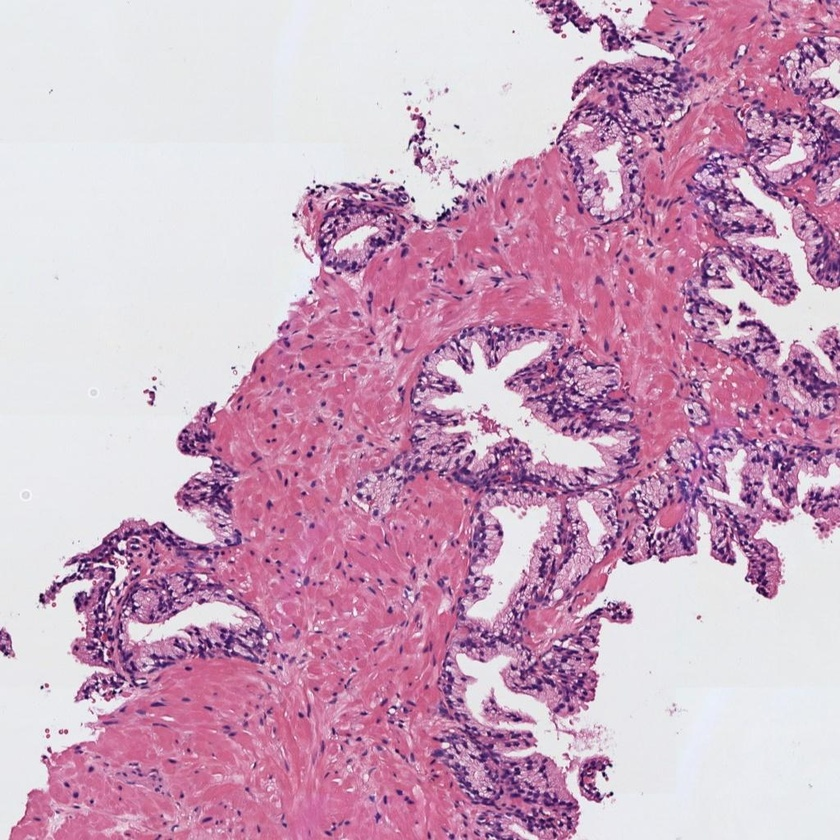
#> input picture img/histo_1.jpg, 840 x 840 px, shrunk from 1024 x 1024 before the run
$ jupyter execute examenPractico.ipynb
#> lines starting #> are read from the running program, lines starting #| are printed output that depends on the picture; after the words box and inside, x2 and y2 are one past the last pixel; in counts of white or black regions, pixels touching at a corner belong together
## Exámen Práctico - Segundo Parcial

*Lesly Noemi Becerra Campaña*

#### 0) Cargar una de las imágenes histológicas

[cell 1]
from skimage import io
import numpy as np
import cv2
import matplotlib.pyplot as plt
# Utilizar la librería skimage.io para leer la imagen 'histo_x.jpg' en formato RGB.
imagen1 = io.imread('img/histo_1.jpg')
#> imagen1 is the input picture: shape (840, 840, 3); mean R, G, B 205, 166.3, 191.6
rgb = imagen1.copy()
# Normalizar la imagen para que los píxeles se encuentren en el rango [0, 1]
img_normalizada = rgb.astype('float') / 255
# Visualizar la imagen
plt.imshow(img_normalizada)
plt.title('Imagen normalizada')
plt.show()

#### 1) Realizar una transformación de color para convertir la imagen al espacio de color CMYK

[cell 2]
R, G, B = img_normalizada[:,:,0], img_normalizada[:,:,1], img_normalizada[:,:,2]
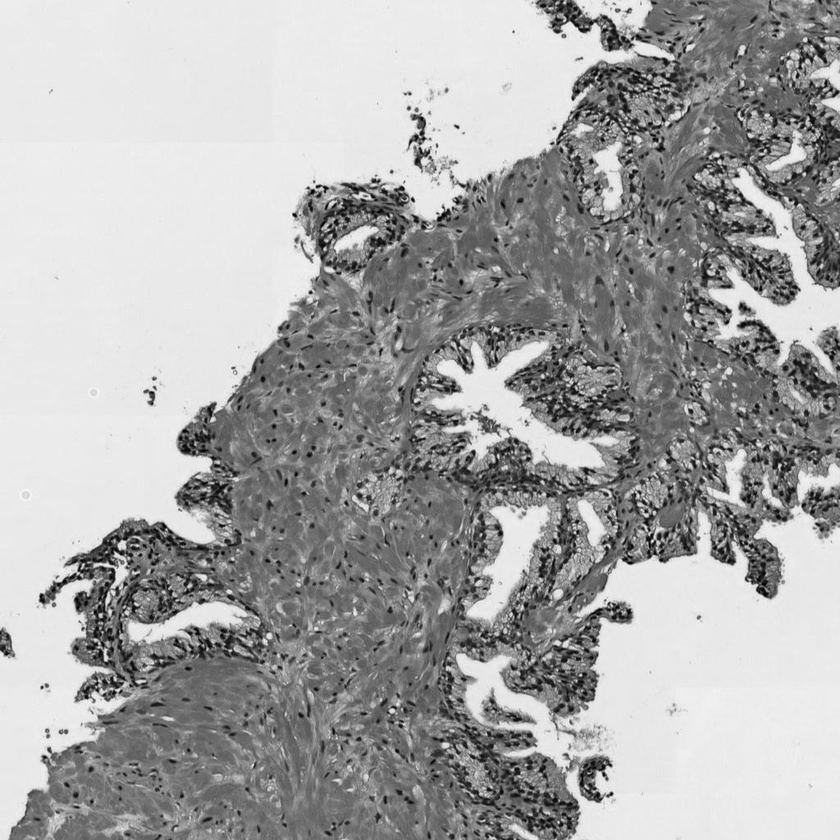
#> G: shape (840, 840) float64; min 0, max 0.973, mean 0.652
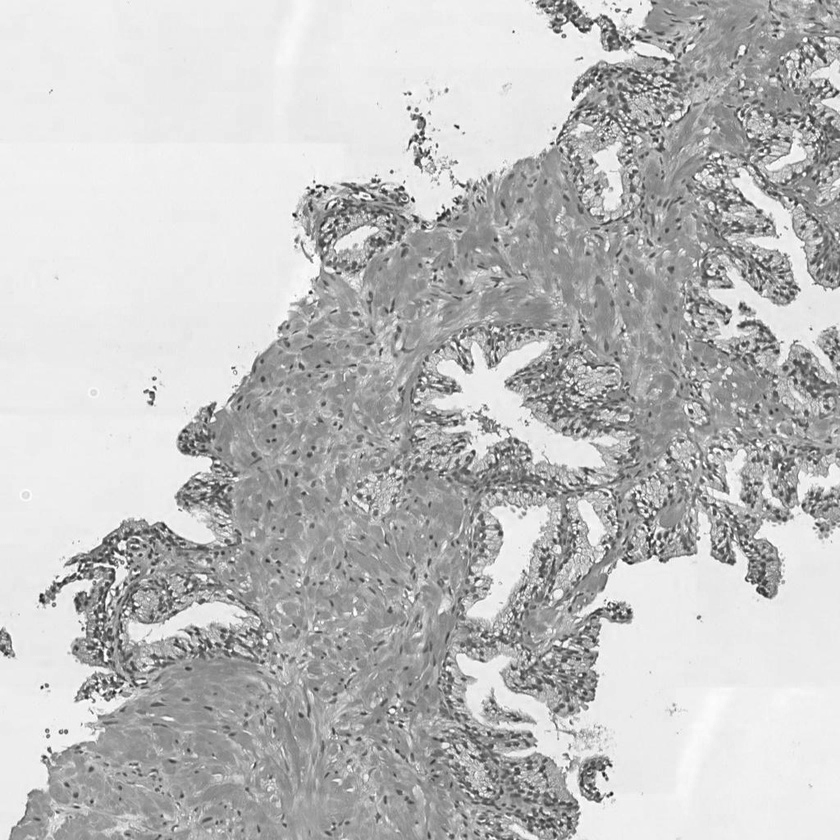
#> B: shape (840, 840) float64; min 0.0863, max 1, mean 0.751

K = 1 - np.max(img_normalizada, axis=2)
#Tambien podría utilizar np.where: M = np.where(K < 1, (1 - G_prima - K) / (1 - K), 0)
C = (1 - R - K) / (1 - K + 1e-8)
M = (1 - G - K) / (1 - K + 1e-8)
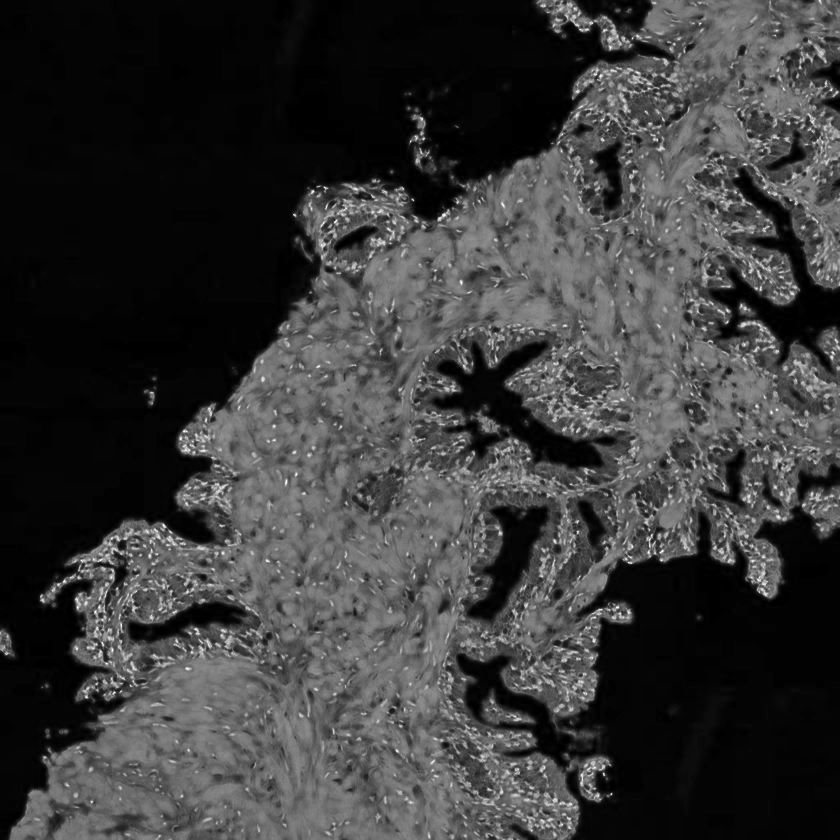
#> M: shape (840, 840) float64; min 0, max 1, mean 0.229
Y = (1 - B - K) / (1 - K + 1e-8)
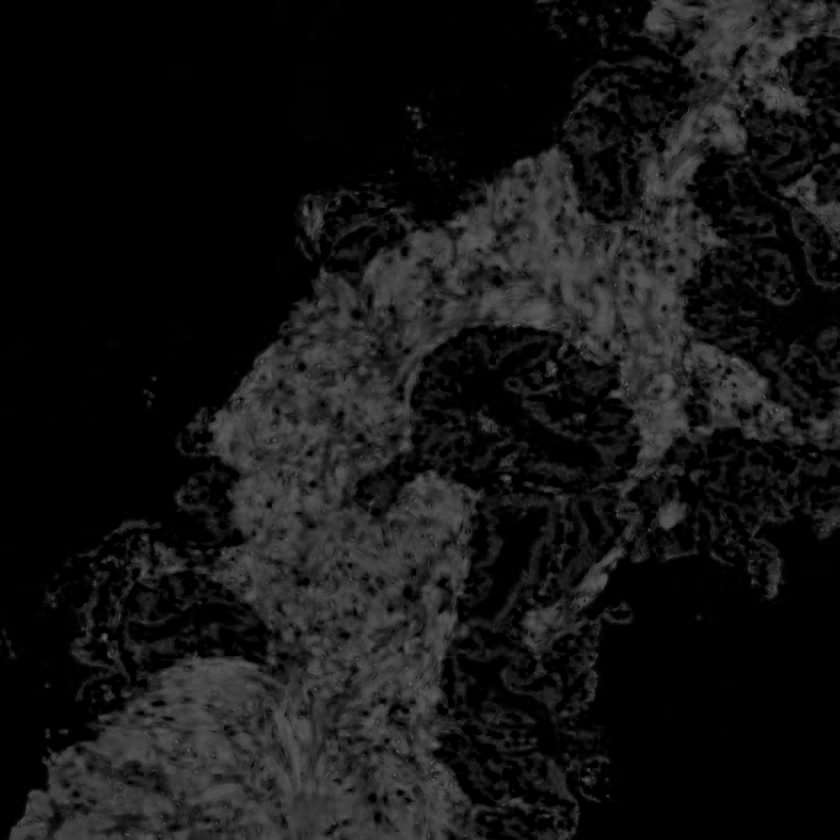
#> Y: shape (840, 840) float64; min 0, max 0.433, mean 0.08

fig, axes = plt.subplots(1, 4, figsize=(16, 4))
axes[0].imshow(C, cmap='gray')
axes[0].set_title('C (Cian)')

axes[1].imshow(M, cmap='gray')
axes[1].set_title('M (Magenta)')

axes[2].imshow(Y, cmap='gray')
axes[2].set_title('Y (Amarillo)')

axes[3].imshow(K, cmap='gray')
axes[3].set_title('K (Negro)')

plt.show()

# Extraer la componente magenta de la imagen (que corresponde a la región tisular)
Magenta = M
# Visualizar la imagen del canal magenta
plt.figure(figsize=(6, 5))
plt.imshow(Magenta, cmap='gray')
plt.title('Componente Magenta — región tisular')
plt.show()

#### 2) Umbralizar la imagen para separar los píxeles del fondo de la región tisular

[cell 3]
# Aplicar un filtro gaussiano de tamaño 5x5 y después utilizar el método de Otsu de manera que
# los píxeles correspondientes al lumen y al background de la imagen sean 1s y el resto de los píxeles tengan un valor de 0.
# Nota: Recordar que el método de Otsu requiere como input una imagen en el rango [0-255] en formato "uint8".
M_float = np.clip(M, 0, 1)
M_uint8 = (M_float * 255).astype('uint8')

M_suavizado = cv2.GaussianBlur(M_uint8, (5, 5), 0)

# threshold_otsu analiza el histograma y devuelve el mejor umbral
t, mask = cv2.threshold(M_suavizado, 0, 1, cv2.THRESH_OTSU)
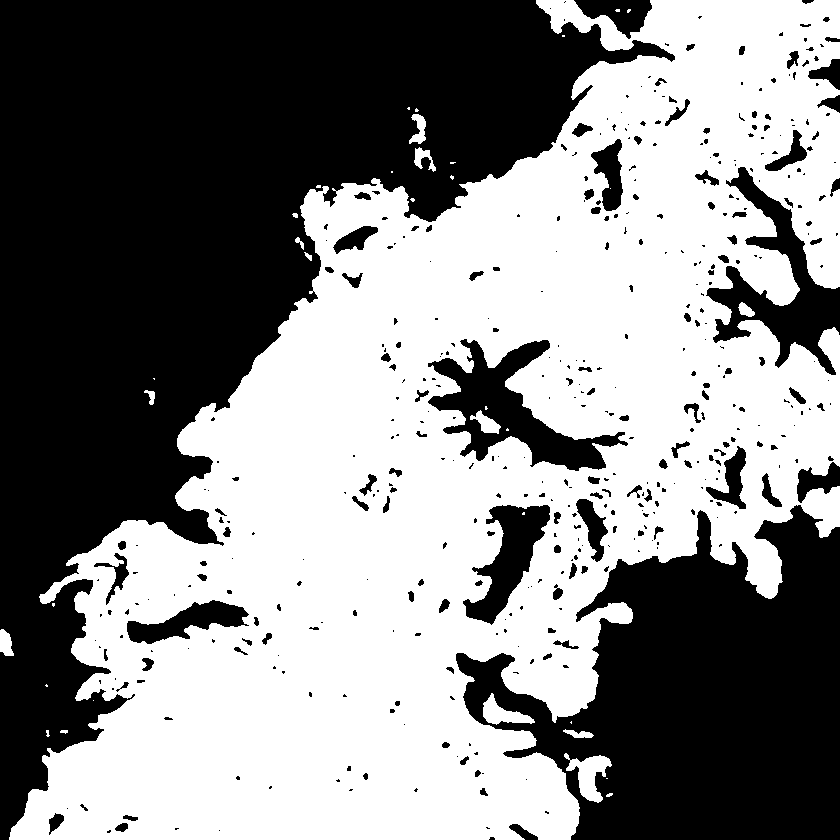
#> mask: shape (840, 840); values 0 (black) and 1 (white), 52.7% white; 446 black regions (301 under 20 px), largest, box (x1, y1, x2, y2) and area: (0, 0, 675, 840) 214966, (456, 505, 840, 840) 76846, (428, 339, 628, 471) 9196
#> t = 55
print(np.unique(mask))
#| [0 1]

# Visualizar la máscara resultante
plt.imshow(mask, cmap='gray')
plt.title(f'Umbral=({t})')
plt.axis('off')
plt.show()

#### 3) Limpiar la imagen eliminando los artefactos de lumen (objetos blancos pequeños que no son lúmenes)

[cell 4]
# Utilizar la librería skimage.morphology.remove_small_objects para eliminar aquellos objetos cuya área sea menor a 300 píxeles
# Más información en https://scikit-image.org/docs/dev/api/skimage.morphology.html#skimage.morphology.remove_small_objects
from skimage import morphology

# remove_small_objects necesita la máscara en formato booleano
mask_bool = mask.astype(bool)

mask_limpia = morphology.remove_small_objects(mask_bool, min_size=300)
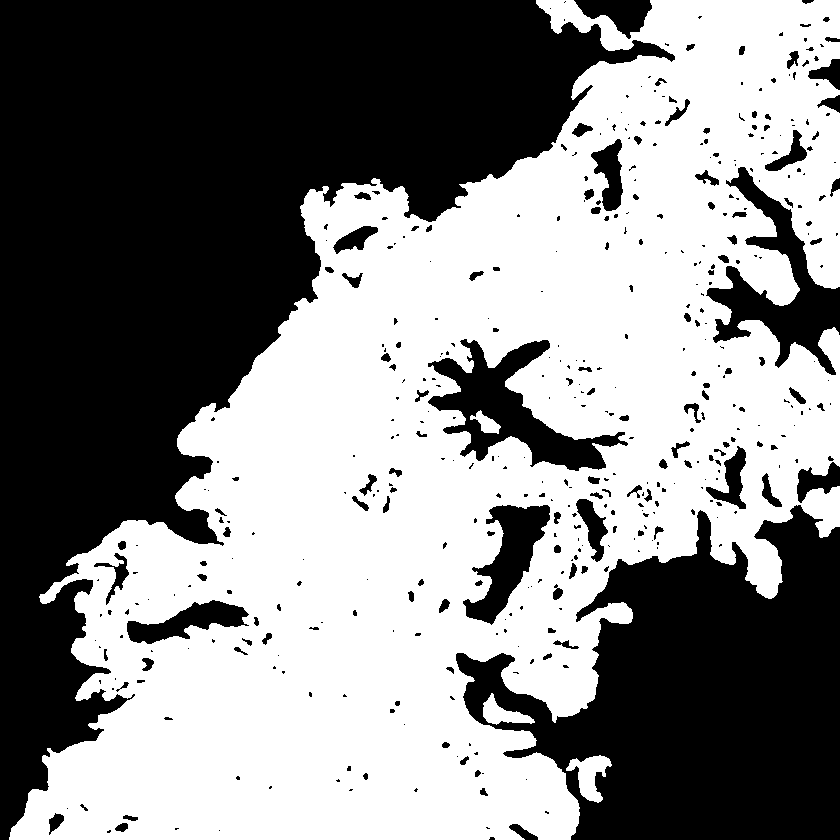
#> mask_limpia: shape (840, 840) bool; 52.5% white; 446 black regions (301 under 20 px), largest, box (x1, y1, x2, y2) and area: (0, 0, 675, 840) 216128, (456, 505, 840, 840) 77054, (428, 339, 628, 471) 9212

# Visualizaer la máscara resultante
fig, axes = plt.subplots(1, 2, figsize=(12, 5))

axes[0].imshow(mask, cmap='gray')
axes[0].set_title(f'Máscara original (Otsu t={t})')

axes[1].imshow(mask_limpia, cmap='gray')
axes[1].set_title('Máscara sin objetos menores a 300px')

plt.show()

$ run again, with img/histo_2.jpg copied over img/histo_1.jpg
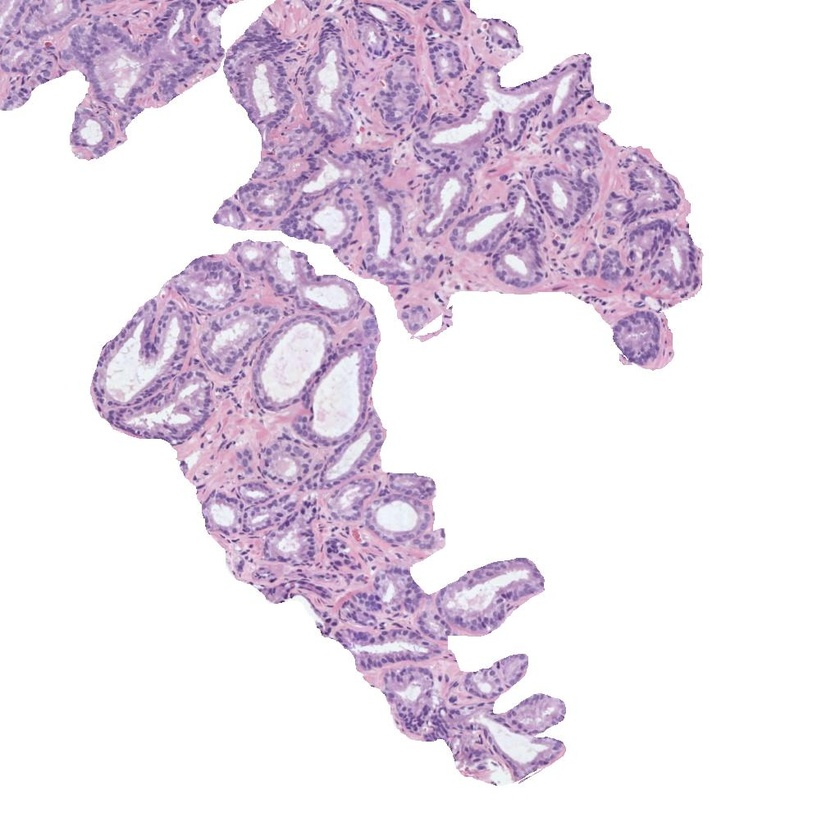
#> input picture img/histo_2.jpg, 840 x 840 px, shrunk from 1024 x 1024 before the run
#> imagen1 is the input picture: shape (840, 840, 3); mean R, G, B 233.3, 223.2, 234.9
#> `Y = (1 - B - K) / (1 - K + 1e-8)`:
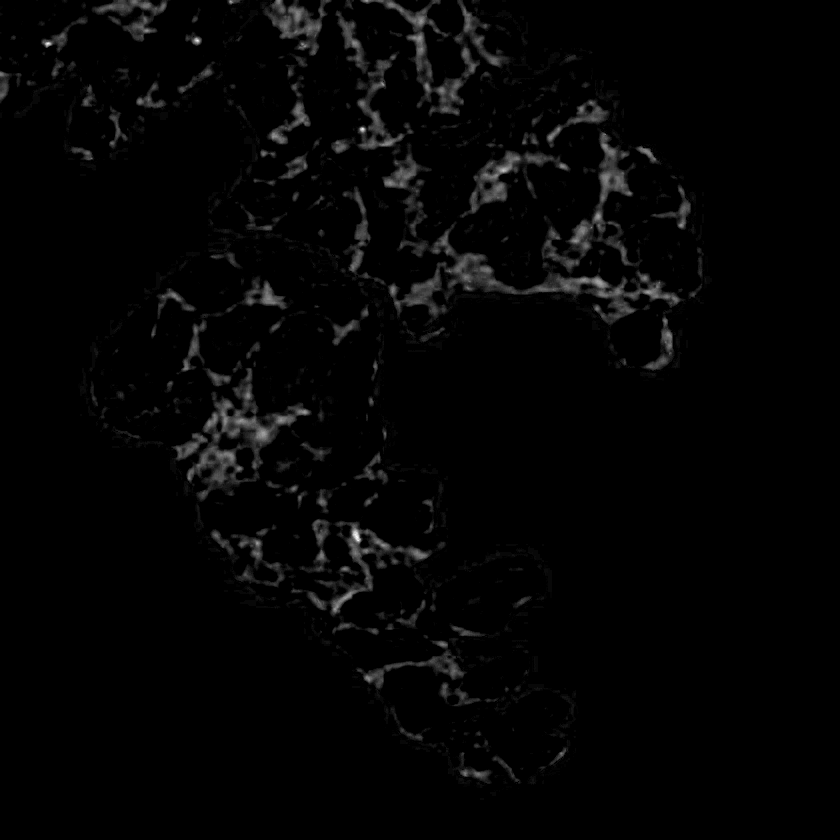
#> Y: shape (840, 840) float64; min 0, max 0.25, mean 0.00438; drawn with min black and max white
#> `t, mask = cv2.threshold(M_suavizado, 0, 1, cv2.THRESH_OTSU)`:
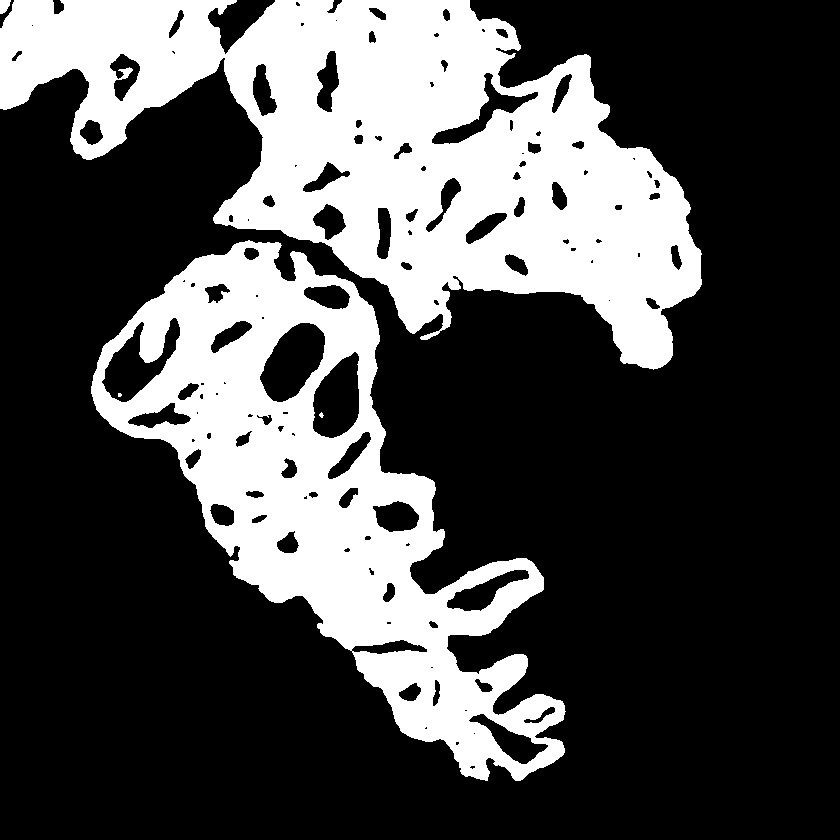
#> mask: shape (840, 840); values 0 (black) and 1 (white), 29.7% white; 5 white regions (2 under 20 px), largest, box (x1, y1, x2, y2) and area: (0, 0, 702, 370) 122904, (91, 240, 566, 781) 86610, (0, 0, 11, 14) 115
#> t = 27
#| [0 1]
#> mask_limpia: shape (840, 840) bool; 29.7% white; 2 white regions, box (x1, y1, x2, y2) and area: (0, 0, 702, 370) 122904, (91, 240, 566, 781) 86610
